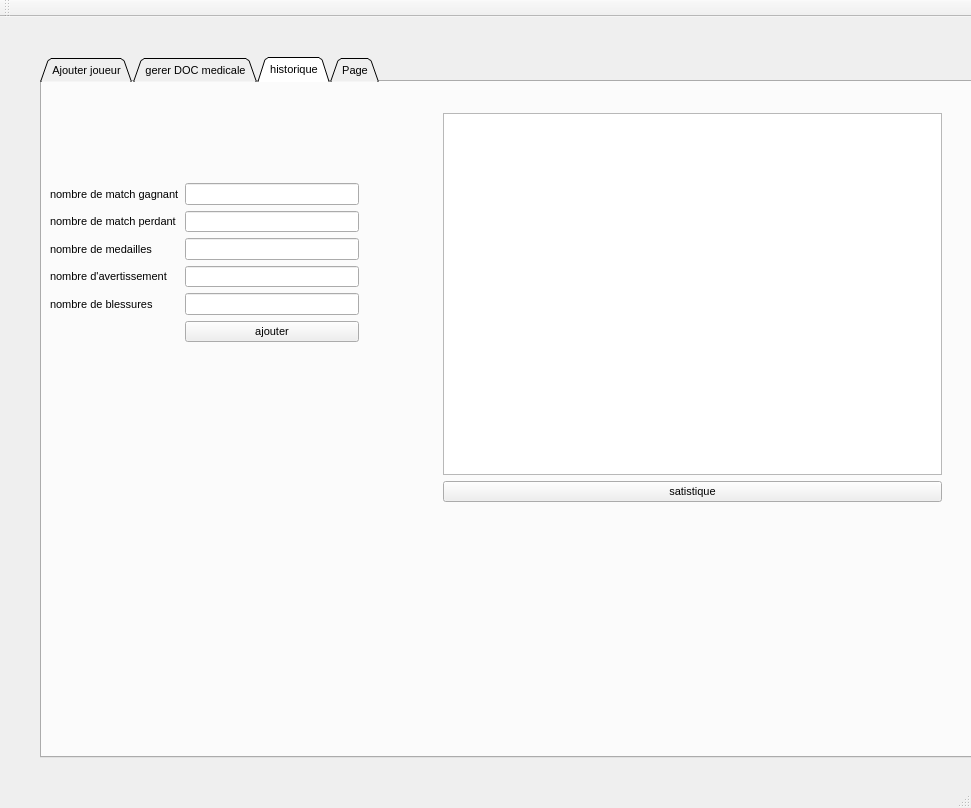
<?xml version="1.0" encoding="UTF-8"?>
<ui version="4.0">
 <class>gestion_montasar</class>
 <widget class="QMainWindow" name="gestion_montasar">
  <property name="geometry">
   <rect>
    <x>0</x>
    <y>0</y>
    <width>971</width>
    <height>808</height>
   </rect>
  </property>
  <property name="windowTitle">
   <string>Gestion des Clients</string>
  </property>
  <widget class="QWidget" name="centralWidget">
   <widget class="QTabWidget" name="tabWidget">
    <property name="geometry">
     <rect>
      <x>40</x>
      <y>40</y>
      <width>961</width>
      <height>701</height>
     </rect>
    </property>
    <property name="font">
     <font>
      <pointsize>8</pointsize>
     </font>
    </property>
    <property name="tabPosition">
     <enum>QTabWidget::North</enum>
    </property>
    <property name="tabShape">
     <enum>QTabWidget::Triangular</enum>
    </property>
    <property name="currentIndex">
     <number>2</number>
    </property>
    <property name="iconSize">
     <size>
      <width>30</width>
      <height>30</height>
     </size>
    </property>
    <property name="elideMode">
     <enum>Qt::ElideMiddle</enum>
    </property>
    <property name="movable">
     <bool>false</bool>
    </property>
    <property name="tabBarAutoHide">
     <bool>false</bool>
    </property>
    <widget class="QWidget" name="Tab_joueur">
     <attribute name="title">
      <string>Ajouter joueur</string>
     </attribute>
     <widget class="QGroupBox" name="groupBox">
      <property name="geometry">
       <rect>
        <x>10</x>
        <y>20</y>
        <width>941</width>
        <height>611</height>
       </rect>
      </property>
      <property name="title">
       <string>Ajouter Employe</string>
      </property>
      <widget class="QLabel" name="label">
       <property name="geometry">
        <rect>
         <x>10</x>
         <y>40</y>
         <width>47</width>
         <height>13</height>
        </rect>
       </property>
       <property name="text">
        <string>ID</string>
       </property>
      </widget>
      <widget class="QLabel" name="label_2">
       <property name="geometry">
        <rect>
         <x>10</x>
         <y>80</y>
         <width>47</width>
         <height>13</height>
        </rect>
       </property>
       <property name="text">
        <string>Nom</string>
       </property>
      </widget>
      <widget class="QLabel" name="label_3">
       <property name="geometry">
        <rect>
         <x>10</x>
         <y>120</y>
         <width>111</width>
         <height>16</height>
        </rect>
       </property>
       <property name="text">
        <string>Prenom</string>
       </property>
       <property name="buddy">
        <cstring>le_prenom</cstring>
       </property>
      </widget>
      <widget class="QLineEdit" name="le_id">
       <property name="geometry">
        <rect>
         <x>120</x>
         <y>40</y>
         <width>113</width>
         <height>20</height>
        </rect>
       </property>
      </widget>
      <widget class="QLineEdit" name="le_nom">
       <property name="geometry">
        <rect>
         <x>120</x>
         <y>80</y>
         <width>113</width>
         <height>20</height>
        </rect>
       </property>
      </widget>
      <widget class="QLineEdit" name="le_prenom">
       <property name="geometry">
        <rect>
         <x>120</x>
         <y>120</y>
         <width>113</width>
         <height>20</height>
        </rect>
       </property>
      </widget>
      <widget class="QLabel" name="label_4">
       <property name="geometry">
        <rect>
         <x>10</x>
         <y>270</y>
         <width>111</width>
         <height>16</height>
        </rect>
       </property>
       <property name="text">
        <string>Date de Naissance</string>
       </property>
      </widget>
      <widget class="QLabel" name="label_5">
       <property name="geometry">
        <rect>
         <x>10</x>
         <y>170</y>
         <width>101</width>
         <height>16</height>
        </rect>
       </property>
       <property name="text">
        <string>Email</string>
       </property>
      </widget>
      <widget class="QLabel" name="label_6">
       <property name="geometry">
        <rect>
         <x>10</x>
         <y>220</y>
         <width>101</width>
         <height>16</height>
        </rect>
       </property>
       <property name="text">
        <string>TÉLÉPHONE</string>
       </property>
      </widget>
      <widget class="QLabel" name="label_7">
       <property name="geometry">
        <rect>
         <x>10</x>
         <y>320</y>
         <width>121</width>
         <height>16</height>
        </rect>
       </property>
       <property name="text">
        <string>filiere</string>
       </property>
      </widget>
      <widget class="QLineEdit" name="Email">
       <property name="geometry">
        <rect>
         <x>120</x>
         <y>170</y>
         <width>113</width>
         <height>22</height>
        </rect>
       </property>
      </widget>
      <widget class="QLineEdit" name="tele">
       <property name="geometry">
        <rect>
         <x>120</x>
         <y>220</y>
         <width>113</width>
         <height>22</height>
        </rect>
       </property>
      </widget>
      <widget class="QDateEdit" name="l_date">
       <property name="geometry">
        <rect>
         <x>120</x>
         <y>270</y>
         <width>110</width>
         <height>22</height>
        </rect>
       </property>
      </widget>
      <widget class="Line" name="line">
       <property name="geometry">
        <rect>
         <x>0</x>
         <y>60</y>
         <width>118</width>
         <height>3</height>
        </rect>
       </property>
       <property name="orientation">
        <enum>Qt::Horizontal</enum>
       </property>
      </widget>
      <widget class="Line" name="line_2">
       <property name="geometry">
        <rect>
         <x>0</x>
         <y>100</y>
         <width>118</width>
         <height>3</height>
        </rect>
       </property>
       <property name="orientation">
        <enum>Qt::Horizontal</enum>
       </property>
      </widget>
      <widget class="Line" name="line_3">
       <property name="geometry">
        <rect>
         <x>0</x>
         <y>140</y>
         <width>118</width>
         <height>3</height>
        </rect>
       </property>
       <property name="orientation">
        <enum>Qt::Horizontal</enum>
       </property>
      </widget>
      <widget class="Line" name="line_4">
       <property name="geometry">
        <rect>
         <x>0</x>
         <y>190</y>
         <width>118</width>
         <height>3</height>
        </rect>
       </property>
       <property name="orientation">
        <enum>Qt::Horizontal</enum>
       </property>
      </widget>
      <widget class="Line" name="line_5">
       <property name="geometry">
        <rect>
         <x>0</x>
         <y>240</y>
         <width>118</width>
         <height>3</height>
        </rect>
       </property>
       <property name="orientation">
        <enum>Qt::Horizontal</enum>
       </property>
      </widget>
      <widget class="Line" name="line_6">
       <property name="geometry">
        <rect>
         <x>0</x>
         <y>290</y>
         <width>118</width>
         <height>3</height>
        </rect>
       </property>
       <property name="orientation">
        <enum>Qt::Horizontal</enum>
       </property>
      </widget>
      <widget class="Line" name="line_7">
       <property name="geometry">
        <rect>
         <x>0</x>
         <y>340</y>
         <width>118</width>
         <height>3</height>
        </rect>
       </property>
       <property name="orientation">
        <enum>Qt::Horizontal</enum>
       </property>
      </widget>
      <widget class="QLineEdit" name="filiere">
       <property name="geometry">
        <rect>
         <x>120</x>
         <y>320</y>
         <width>113</width>
         <height>22</height>
        </rect>
       </property>
      </widget>
      <widget class="Line" name="line_10">
       <property name="geometry">
        <rect>
         <x>10</x>
         <y>590</y>
         <width>111</width>
         <height>16</height>
        </rect>
       </property>
       <property name="orientation">
        <enum>Qt::Horizontal</enum>
       </property>
      </widget>
      <widget class="QLabel" name="label_8">
       <property name="geometry">
        <rect>
         <x>10</x>
         <y>550</y>
         <width>101</width>
         <height>16</height>
        </rect>
       </property>
       <property name="text">
        <string/>
       </property>
      </widget>
      <widget class="QLineEdit" name="idS">
       <property name="geometry">
        <rect>
         <x>10</x>
         <y>530</y>
         <width>111</width>
         <height>22</height>
        </rect>
       </property>
      </widget>
      <widget class="QPushButton" name="pb_supprimer">
       <property name="geometry">
        <rect>
         <x>150</x>
         <y>570</y>
         <width>93</width>
         <height>28</height>
        </rect>
       </property>
       <property name="text">
        <string>Supprimer</string>
       </property>
      </widget>
      <widget class="QPushButton" name="pb_Ajouter">
       <property name="geometry">
        <rect>
         <x>250</x>
         <y>60</y>
         <width>93</width>
         <height>28</height>
        </rect>
       </property>
       <property name="text">
        <string>Ajouter</string>
       </property>
      </widget>
      <widget class="QTableView" name="tab_athltes">
       <property name="geometry">
        <rect>
         <x>360</x>
         <y>10</y>
         <width>541</width>
         <height>471</height>
        </rect>
       </property>
      </widget>
      <widget class="QPushButton" name="pb_Aaffichier">
       <property name="geometry">
        <rect>
         <x>250</x>
         <y>100</y>
         <width>93</width>
         <height>28</height>
        </rect>
       </property>
       <property name="text">
        <string>Affichier</string>
       </property>
      </widget>
      <widget class="QPushButton" name="modifier">
       <property name="geometry">
        <rect>
         <x>250</x>
         <y>140</y>
         <width>93</width>
         <height>28</height>
        </rect>
       </property>
       <property name="text">
        <string>modifer</string>
       </property>
      </widget>
      <widget class="QPushButton" name="pb_chercher_2">
       <property name="geometry">
        <rect>
         <x>150</x>
         <y>530</y>
         <width>93</width>
         <height>28</height>
        </rect>
       </property>
       <property name="text">
        <string>chercher</string>
       </property>
      </widget>
      <widget class="QRadioButton" name="radnom">
       <property name="geometry">
        <rect>
         <x>10</x>
         <y>440</y>
         <width>97</width>
         <height>20</height>
        </rect>
       </property>
       <property name="text">
        <string>nom</string>
       </property>
      </widget>
      <widget class="QRadioButton" name="radid">
       <property name="geometry">
        <rect>
         <x>120</x>
         <y>440</y>
         <width>97</width>
         <height>20</height>
        </rect>
       </property>
       <property name="text">
        <string>id</string>
       </property>
      </widget>
      <widget class="QRadioButton" name="raddate">
       <property name="geometry">
        <rect>
         <x>230</x>
         <y>440</y>
         <width>97</width>
         <height>20</height>
        </rect>
       </property>
       <property name="text">
        <string>date</string>
       </property>
      </widget>
      <widget class="QPushButton" name="tri">
       <property name="geometry">
        <rect>
         <x>0</x>
         <y>480</y>
         <width>351</width>
         <height>28</height>
        </rect>
       </property>
       <property name="text">
        <string>tri</string>
       </property>
      </widget>
      <widget class="QPushButton" name="QRcodecom">
       <property name="geometry">
        <rect>
         <x>500</x>
         <y>560</y>
         <width>151</width>
         <height>28</height>
        </rect>
       </property>
       <property name="text">
        <string>Generer QR code</string>
       </property>
      </widget>
      <widget class="QLabel" name="qrcodecommande">
       <property name="enabled">
        <bool>true</bool>
       </property>
       <property name="geometry">
        <rect>
         <x>680</x>
         <y>500</y>
         <width>200</width>
         <height>200</height>
        </rect>
       </property>
       <property name="sizePolicy">
        <sizepolicy hsizetype="Fixed" vsizetype="Fixed">
         <horstretch>0</horstretch>
         <verstretch>0</verstretch>
        </sizepolicy>
       </property>
       <property name="minimumSize">
        <size>
         <width>200</width>
         <height>200</height>
        </size>
       </property>
       <property name="maximumSize">
        <size>
         <width>200</width>
         <height>200</height>
        </size>
       </property>
       <property name="text">
        <string/>
       </property>
      </widget>
      <widget class="QLabel" name="label_14">
       <property name="geometry">
        <rect>
         <x>50</x>
         <y>390</y>
         <width>231</width>
         <height>20</height>
        </rect>
       </property>
       <property name="text">
        <string>TextLabel</string>
       </property>
      </widget>
      <widget class="QPushButton" name="pushButton_ARDDD">
       <property name="geometry">
        <rect>
         <x>350</x>
         <y>550</y>
         <width>93</width>
         <height>28</height>
        </rect>
       </property>
       <property name="text">
        <string>REF</string>
       </property>
      </widget>
     </widget>
     <widget class="QPushButton" name="pushButton_5">
      <property name="geometry">
       <rect>
        <x>0</x>
        <y>620</y>
        <width>941</width>
        <height>28</height>
       </rect>
      </property>
      <property name="text">
       <string>menu principal</string>
      </property>
     </widget>
    </widget>
    <widget class="QWidget" name="tab_Tri">
     <attribute name="title">
      <string>gerer DOC medicale</string>
     </attribute>
     <widget class="Line" name="line_19">
      <property name="geometry">
       <rect>
        <x>110</x>
        <y>640</y>
        <width>861</width>
        <height>16</height>
       </rect>
      </property>
      <property name="orientation">
       <enum>Qt::Horizontal</enum>
      </property>
     </widget>
     <widget class="QTextEdit" name="impc1">
      <property name="geometry">
       <rect>
        <x>0</x>
        <y>450</y>
        <width>911</width>
        <height>151</height>
       </rect>
      </property>
     </widget>
     <widget class="QWidget" name="layoutWidget">
      <property name="geometry">
       <rect>
        <x>-30</x>
        <y>50</y>
        <width>941</width>
        <height>391</height>
       </rect>
      </property>
      <layout class="QGridLayout" name="gridLayout_2">
       <item row="0" column="0" colspan="3">
        <widget class="QPlainTextEdit" name="plainTextEdit_2"/>
       </item>
       <item row="1" column="0">
        <widget class="QPushButton" name="pushButton_3">
         <property name="text">
          <string>Genrate</string>
         </property>
        </widget>
       </item>
       <item row="1" column="1">
        <widget class="QPushButton" name="pushButton">
         <property name="text">
          <string>Browse</string>
         </property>
        </widget>
       </item>
       <item row="1" column="2">
        <widget class="QPushButton" name="pushButton_2">
         <property name="text">
          <string>Edit</string>
         </property>
        </widget>
       </item>
      </layout>
     </widget>
    </widget>
    <widget class="QWidget" name="Tab_medical">
     <attribute name="title">
      <string>historique</string>
     </attribute>
     <widget class="QWidget" name="layoutWidget">
      <property name="geometry">
       <rect>
        <x>-3</x>
        <y>90</y>
        <width>331</width>
        <height>181</height>
       </rect>
      </property>
      <layout class="QFormLayout" name="formLayout">
       <item row="0" column="0">
        <widget class="QLabel" name="label_9">
         <property name="text">
          <string>nombre de match gagnant</string>
         </property>
        </widget>
       </item>
       <item row="0" column="1">
        <widget class="QLineEdit" name="nbrpg"/>
       </item>
       <item row="1" column="0">
        <widget class="QLabel" name="label_10">
         <property name="text">
          <string>nombre de match perdant</string>
         </property>
        </widget>
       </item>
       <item row="1" column="1">
        <widget class="QLineEdit" name="nbrpp"/>
       </item>
       <item row="2" column="0">
        <widget class="QLabel" name="label_11">
         <property name="text">
          <string>nombre de medailles</string>
         </property>
        </widget>
       </item>
       <item row="2" column="1">
        <widget class="QLineEdit" name="nbrmd"/>
       </item>
       <item row="3" column="0">
        <widget class="QLabel" name="label_12">
         <property name="text">
          <string>nombre d'avertissement</string>
         </property>
        </widget>
       </item>
       <item row="3" column="1">
        <widget class="QLineEdit" name="nbra"/>
       </item>
       <item row="4" column="0">
        <widget class="QLabel" name="label_13">
         <property name="text">
          <string>nombre de blessures</string>
         </property>
        </widget>
       </item>
       <item row="4" column="1">
        <widget class="QLineEdit" name="nbrb"/>
       </item>
       <item row="5" column="1">
        <widget class="QPushButton" name="addhis">
         <property name="text">
          <string>ajouter</string>
         </property>
        </widget>
       </item>
      </layout>
     </widget>
     <widget class="QWidget" name="layoutWidget">
      <property name="geometry">
       <rect>
        <x>390</x>
        <y>20</y>
        <width>521</width>
        <height>411</height>
       </rect>
      </property>
      <layout class="QVBoxLayout" name="verticalLayout">
       <item>
        <widget class="QTableView" name="tab_athltes_2"/>
       </item>
       <item>
        <widget class="QPushButton" name="addhis_2">
         <property name="text">
          <string>satistique</string>
         </property>
        </widget>
       </item>
      </layout>
     </widget>
    </widget>
    <widget class="QWidget" name="tab">
     <attribute name="title">
      <string>Page</string>
     </attribute>
     <widget class="QWidget" name="layoutWidget">
      <property name="geometry">
       <rect>
        <x>70</x>
        <y>30</y>
        <width>861</width>
        <height>541</height>
       </rect>
      </property>
      <layout class="QGridLayout" name="gridLayout">
       <item row="2" column="0">
        <widget class="QPushButton" name="pushButton_6">
         <property name="text">
          <string>Export </string>
         </property>
        </widget>
       </item>
       <item row="0" column="0">
        <widget class="QTextBrowser" name="aaaaaaaaaa"/>
       </item>
      </layout>
     </widget>
    </widget>
   </widget>
  </widget>
  <widget class="QMenuBar" name="menuBar">
   <property name="geometry">
    <rect>
     <x>0</x>
     <y>0</y>
     <width>971</width>
     <height>26</height>
    </rect>
   </property>
  </widget>
  <widget class="QToolBar" name="mainToolBar">
   <attribute name="toolBarArea">
    <enum>TopToolBarArea</enum>
   </attribute>
   <attribute name="toolBarBreak">
    <bool>false</bool>
   </attribute>
  </widget>
  <widget class="QStatusBar" name="statusBar"/>
 </widget>
 <layoutdefault spacing="6" margin="11"/>
 <resources/>
 <connections/>
</ui>
